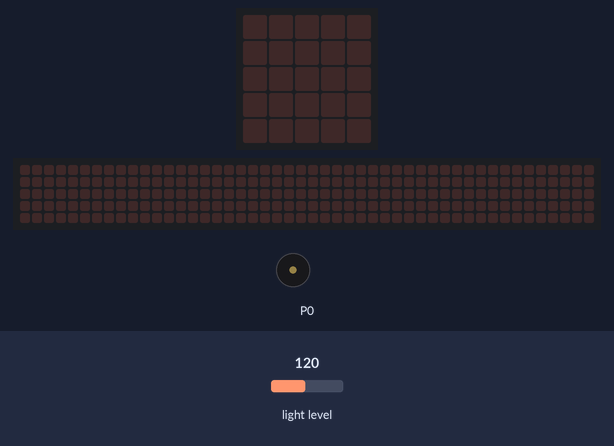
Bench run of a program on a simulated BBC micro:bit (MakeCode). Shown: the board's 5×5 LED display, a strip that is not on the board, showing the scrolling text unrolled, buzzer (waves = sounding). The inputs (shaded band) are chosen by the test bench; at power-on: light level 120. The 48×5 strip is a reading aid, not a part: it shows the text the display is scrolling, unrolled, one strip-width of it at a time.

Above: at 1.2 s.
1.3 s: light level set to 53
2.8 s: light level set to 45
At 2.97 s:
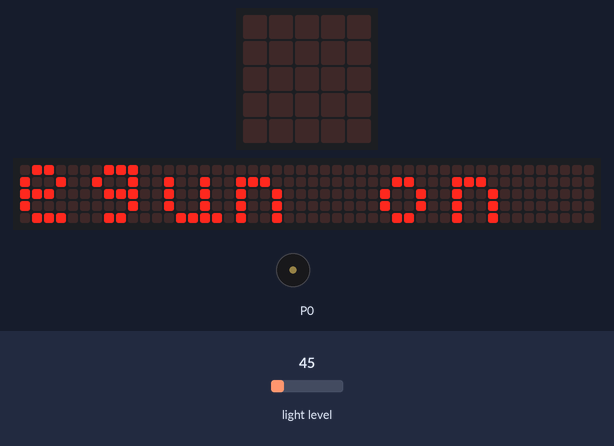
5.8 s: light level set to 64
At 6.03 s:
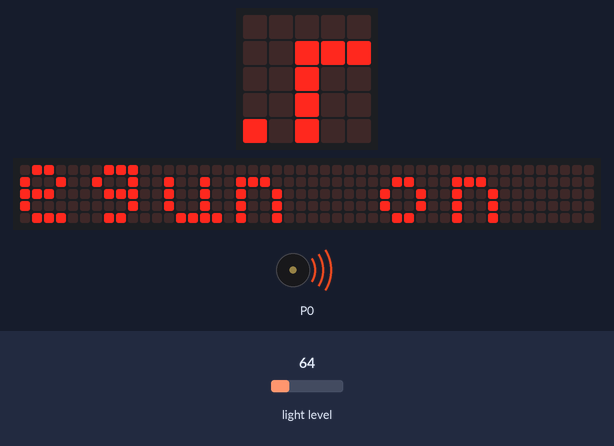
At 6.63 s:
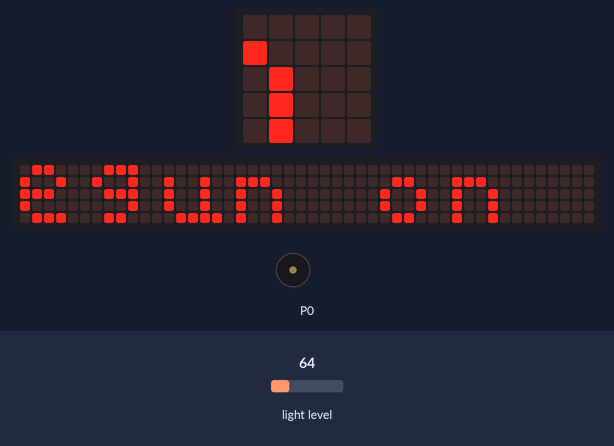
Timing chart, 0 to 8.8 s (numbered marks = the images above; inputs shaded):
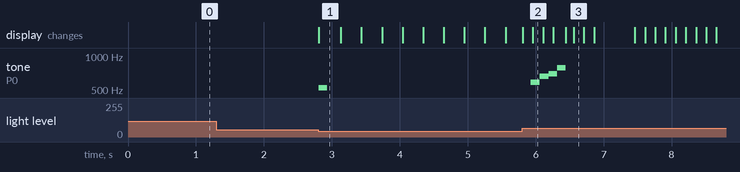

The program:

main.ts
```typescript
basic.forever(function () {
    if (input.lightLevel() < 50) {
        basic.showString("egun on")
    }
})
basic.forever(function () {
    if (input.lightLevel() < 50) {
        music.startMelody(music.builtInMelody(Melodies.JumpUp), MelodyOptions.Once)
    }
})
```

test.ts
```typescript
// aquí va el archivo "tests"; esto no se compilará cuando este paquete se utilice como una extensión.
```

Measured:
- the behaviour switches between 50 and 49 on light level (found by bisection; images 0 and 1)
- after the input at 1.3 s, every drawn part: stays the same
- after the input at 2.8 s, tone on P0: silent → 523 Hz at once, → silent 0.13 s later; the display: changes at once (image 1)
